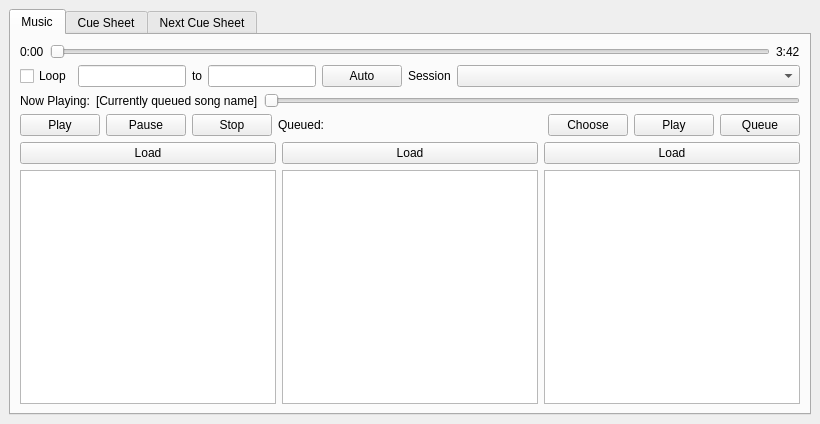
<?xml version="1.0" encoding="UTF-8"?>
<ui version="4.0">
 <class>MainWindow</class>
 <widget class="QMainWindow" name="MainWindow">
  <property name="geometry">
   <rect>
    <x>0</x>
    <y>0</y>
    <width>820</width>
    <height>424</height>
   </rect>
  </property>
  <property name="windowTitle">
   <string>MainWindow</string>
  </property>
  <widget class="QWidget" name="centralwidget">
   <layout class="QVBoxLayout" name="verticalLayout_7">
    <item>
     <widget class="QTabWidget" name="tabWidget">
      <property name="sizePolicy">
       <sizepolicy hsizetype="Expanding" vsizetype="Expanding">
        <horstretch>0</horstretch>
        <verstretch>0</verstretch>
       </sizepolicy>
      </property>
      <property name="currentIndex">
       <number>0</number>
      </property>
      <widget class="QWidget" name="tab">
       <attribute name="title">
        <string>Music</string>
       </attribute>
       <layout class="QVBoxLayout" name="verticalLayout_6">
        <item>
         <layout class="QVBoxLayout" name="verticalLayout">
          <item>
           <layout class="QHBoxLayout" name="horizontalLayout">
            <item>
             <widget class="QLabel" name="label">
              <property name="text">
               <string>0:00</string>
              </property>
             </widget>
            </item>
            <item>
             <widget class="QSlider" name="horizontalSliderSongPosition">
              <property name="orientation">
               <enum>Qt::Horizontal</enum>
              </property>
             </widget>
            </item>
            <item>
             <widget class="QLabel" name="label_2">
              <property name="text">
               <string>3:42</string>
              </property>
             </widget>
            </item>
           </layout>
          </item>
          <item>
           <layout class="QHBoxLayout" name="horizontalLayout_2">
            <item>
             <widget class="QCheckBox" name="checkBoxLoop">
              <property name="sizePolicy">
               <sizepolicy hsizetype="Fixed" vsizetype="Fixed">
                <horstretch>0</horstretch>
                <verstretch>0</verstretch>
               </sizepolicy>
              </property>
              <property name="text">
               <string>Loop</string>
              </property>
             </widget>
            </item>
            <item>
             <widget class="QLineEdit" name="lineEditLoopFrom">
              <property name="sizePolicy">
               <sizepolicy hsizetype="Maximum" vsizetype="Fixed">
                <horstretch>0</horstretch>
                <verstretch>0</verstretch>
               </sizepolicy>
              </property>
             </widget>
            </item>
            <item>
             <widget class="QLabel" name="label_3">
              <property name="sizePolicy">
               <sizepolicy hsizetype="Fixed" vsizetype="Preferred">
                <horstretch>0</horstretch>
                <verstretch>0</verstretch>
               </sizepolicy>
              </property>
              <property name="text">
               <string>to</string>
              </property>
             </widget>
            </item>
            <item>
             <widget class="QLineEdit" name="lineEditLoopTo">
              <property name="sizePolicy">
               <sizepolicy hsizetype="Maximum" vsizetype="Fixed">
                <horstretch>0</horstretch>
                <verstretch>0</verstretch>
               </sizepolicy>
              </property>
             </widget>
            </item>
            <item>
             <widget class="QPushButton" name="pushButtonLoopAuto">
              <property name="sizePolicy">
               <sizepolicy hsizetype="Maximum" vsizetype="Fixed">
                <horstretch>0</horstretch>
                <verstretch>0</verstretch>
               </sizepolicy>
              </property>
              <property name="text">
               <string>Auto</string>
              </property>
             </widget>
            </item>
            <item>
             <widget class="QLabel" name="label_4">
              <property name="sizePolicy">
               <sizepolicy hsizetype="Maximum" vsizetype="Preferred">
                <horstretch>0</horstretch>
                <verstretch>0</verstretch>
               </sizepolicy>
              </property>
              <property name="text">
               <string>Session</string>
              </property>
             </widget>
            </item>
            <item>
             <widget class="QComboBox" name="comboBoxSessionName"/>
            </item>
           </layout>
          </item>
          <item>
           <layout class="QHBoxLayout" name="horizontalLayout_3">
            <item>
             <widget class="QLabel" name="label_5">
              <property name="text">
               <string>Now Playing:</string>
              </property>
             </widget>
            </item>
            <item>
             <widget class="QLabel" name="labelCurrentSong">
              <property name="text">
               <string>[Currently queued song name]</string>
              </property>
             </widget>
            </item>
            <item>
             <widget class="QSlider" name="horizontalSliderSongTempo">
              <property name="orientation">
               <enum>Qt::Horizontal</enum>
              </property>
             </widget>
            </item>
           </layout>
          </item>
          <item>
           <layout class="QHBoxLayout" name="horizontalLayout_4">
            <item>
             <widget class="QPushButton" name="pushButtonPlay">
              <property name="text">
               <string>Play</string>
              </property>
             </widget>
            </item>
            <item>
             <widget class="QPushButton" name="pushButtonPause">
              <property name="text">
               <string>Pause</string>
              </property>
             </widget>
            </item>
            <item>
             <widget class="QPushButton" name="pushButtonStop">
              <property name="text">
               <string>Stop</string>
              </property>
             </widget>
            </item>
            <item>
             <widget class="QLabel" name="labelNextQueuedName">
              <property name="sizePolicy">
               <sizepolicy hsizetype="Expanding" vsizetype="Preferred">
                <horstretch>0</horstretch>
                <verstretch>0</verstretch>
               </sizepolicy>
              </property>
              <property name="text">
               <string>Queued:</string>
              </property>
             </widget>
            </item>
            <item>
             <widget class="QPushButton" name="pushButtonChooseNextQueued">
              <property name="text">
               <string>Choose</string>
              </property>
             </widget>
            </item>
            <item>
             <widget class="QPushButton" name="pushButtonPlayNextSong">
              <property name="text">
               <string>Play</string>
              </property>
             </widget>
            </item>
            <item>
             <widget class="QPushButton" name="pushButtonQueueNextSong">
              <property name="text">
               <string>Queue</string>
              </property>
             </widget>
            </item>
           </layout>
          </item>
          <item>
           <layout class="QHBoxLayout" name="horizontalLayout_5">
            <item>
             <layout class="QVBoxLayout" name="verticalLayout_2">
              <item>
               <widget class="QPushButton" name="pushButtonFileChooserFolder1">
                <property name="text">
                 <string>Load</string>
                </property>
               </widget>
              </item>
              <item>
               <widget class="QTableView" name="tableViewFolder1"/>
              </item>
             </layout>
            </item>
            <item>
             <layout class="QVBoxLayout" name="verticalLayout_3">
              <item>
               <widget class="QPushButton" name="pushButtonFileChooserFolder2">
                <property name="text">
                 <string>Load</string>
                </property>
               </widget>
              </item>
              <item>
               <widget class="QTableView" name="tableViewFolder2"/>
              </item>
             </layout>
            </item>
            <item>
             <layout class="QVBoxLayout" name="verticalLayout_4">
              <item>
               <widget class="QPushButton" name="pushButtonFileChooserFolder3">
                <property name="text">
                 <string>Load</string>
                </property>
               </widget>
              </item>
              <item>
               <widget class="QTableView" name="tableViewFolder3"/>
              </item>
             </layout>
            </item>
           </layout>
          </item>
         </layout>
        </item>
       </layout>
      </widget>
      <widget class="QWidget" name="tab_2">
       <attribute name="title">
        <string>Cue Sheet</string>
       </attribute>
       <layout class="QVBoxLayout" name="verticalLayout_8">
        <item>
         <layout class="QVBoxLayout" name="verticalLayout_5">
          <item>
           <layout class="QHBoxLayout" name="horizontalLayout_6">
            <item>
             <widget class="QLabel" name="labelIntroTimer">
              <property name="text">
               <string>TextLabel</string>
              </property>
             </widget>
            </item>
            <item>
             <widget class="QPushButton" name="pushButtonSetIntroTime">
              <property name="text">
               <string>Set Intro Time</string>
              </property>
             </widget>
            </item>
            <item>
             <widget class="QLineEdit" name="lineEditIntroCountdown">
              <property name="sizePolicy">
               <sizepolicy hsizetype="Maximum" vsizetype="Fixed">
                <horstretch>0</horstretch>
                <verstretch>0</verstretch>
               </sizepolicy>
              </property>
             </widget>
            </item>
           </layout>
          </item>
          <item>
           <widget class="QTextBrowser" name="textBrowserCueSheet"/>
          </item>
         </layout>
        </item>
       </layout>
      </widget>
      <widget class="QWidget" name="tab_3">
       <attribute name="title">
        <string>Next Cue Sheet</string>
       </attribute>
       <layout class="QVBoxLayout" name="verticalLayout_9">
        <item>
         <widget class="QTextBrowser" name="textBrowserNextCueSheet"/>
        </item>
       </layout>
      </widget>
     </widget>
    </item>
   </layout>
  </widget>
 </widget>
 <resources/>
 <connections/>
</ui>
